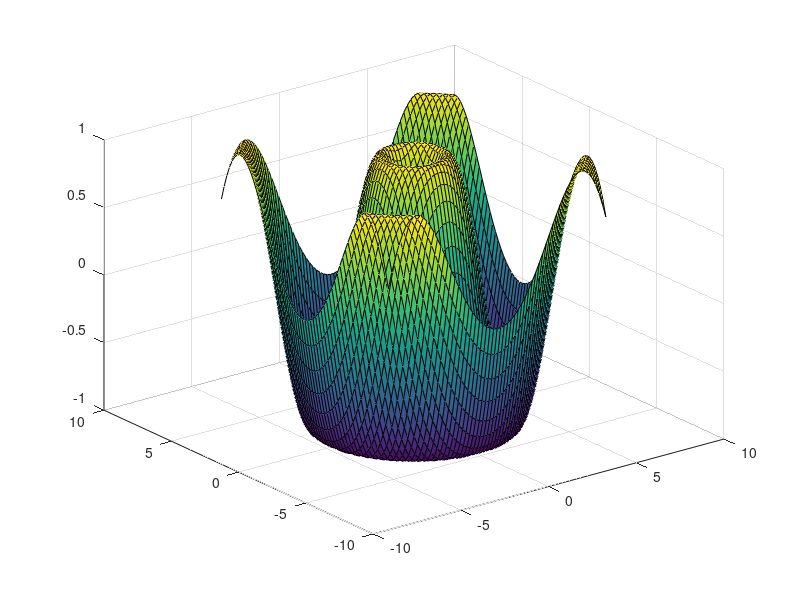

Source code (MATLAB): (Note: this script raises an error after producing the figure.)
% movie
% discretizzazione nello spazio
[x,y]=meshgrid(-2*pi:0.2:2*pi,-2*pi:0.2:2*pi); 
% discretizzazione in tempo
t=linspace(0,2*pi,50);
% definisco il function handle
f=@(x,y,t)sin(sqrt(x.^2+y.^2)-2*t);

figure(1); clf
for n=1:50 % n= indice dell'istante temporale
    % valuto la funzione su (x,y,t(n)), cioe' al tempo t(n)
    z=f(x,y,t(n));
    s=surf(x,y,z);
    s.EdgeColor='none';
    xlabel('x')
    ylabel('y')
    title(['t=',num2str(t(n))]) % ho concatenato due stringhe
    axis([-2*pi,2*pi,-2*pi,2*pi,-2,2]) % fisso il box
    pause(0.01)
    Mv(n)=getframe;
end
movie(Mv,3) % riproduce il movie 3 volte
